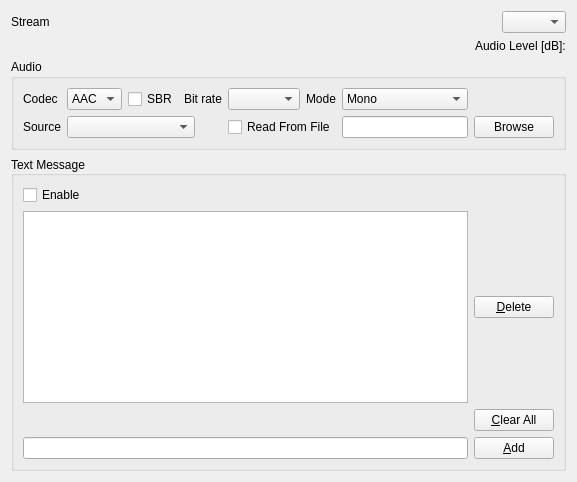
      <widget class="QWidget" name="Audio" >
       <attribute name="title" >
        <string>Audio</string>
       </attribute>
       <layout class="QGridLayout" name="gridLayout_5" >
        <item row="0" column="0" >
         <layout class="QHBoxLayout" name="horizontalLayout_10" >
          <item>
           <widget class="QLabel" name="TextLabel10" >
            <property name="sizePolicy" >
             <sizepolicy vsizetype="Fixed" hsizetype="Preferred" >
              <horstretch>0</horstretch>
              <verstretch>0</verstretch>
             </sizepolicy>
            </property>
            <property name="text" >
             <string>Stream</string>
            </property>
            <property name="wordWrap" >
             <bool>false</bool>
            </property>
           </widget>
          </item>
          <item>
           <widget class="QComboBox" name="ComboBoxAudioStreamNo" >
            <property name="maximumSize" >
             <size>
              <width>64</width>
              <height>32767</height>
             </size>
            </property>
           </widget>
          </item>
         </layout>
        </item>
        <item row="1" column="0" >
         <layout class="QHBoxLayout" name="horizontalLayout_9" >
          <item>
           <widget class="QwtThermo" name="ProgrInputLevel" >
            <property name="sizePolicy" >
             <sizepolicy vsizetype="Minimum" hsizetype="Expanding" >
              <horstretch>0</horstretch>
              <verstretch>0</verstretch>
             </sizepolicy>
            </property>
            <property name="whatsThis" >
             <string>&lt;b>Input Level:&lt;/b> The input level meter shows the relative input signal peak level in dB. If the level is too high, the meter turns from green to red.</string>
            </property>
           </widget>
          </item>
          <item>
           <widget class="QLabel" name="TextLabelAudioLevel" >
            <property name="text" >
             <string>Audio Level [dB]:</string>
            </property>
            <property name="alignment" >
             <set>Qt::AlignLeading|Qt::AlignLeft|Qt::AlignTop</set>
            </property>
            <property name="wordWrap" >
             <bool>false</bool>
            </property>
           </widget>
          </item>
         </layout>
        </item>
        <item row="2" column="0" >
         <widget class="QGroupBox" name="GroupBoxAudioConfig" >
          <property name="sizePolicy" >
           <sizepolicy vsizetype="Fixed" hsizetype="Preferred" >
            <horstretch>0</horstretch>
            <verstretch>0</verstretch>
           </sizepolicy>
          </property>
          <property name="title" >
           <string>Audio</string>
          </property>
          <layout class="QGridLayout" name="gridLayout_3" >
           <item row="0" column="0" >
            <widget class="QLabel" name="TextLabelCodec" >
             <property name="text" >
              <string>Codec</string>
             </property>
             <property name="wordWrap" >
              <bool>false</bool>
             </property>
            </widget>
           </item>
           <item row="0" column="1" >
            <widget class="QComboBox" name="ComboBoxCodec" >
             <item>
              <property name="text" >
               <string>AAC</string>
              </property>
             </item>
            </widget>
           </item>
           <item row="0" column="2" >
            <widget class="QCheckBox" name="CheckBoxSBR" >
             <property name="text" >
              <string>SBR</string>
             </property>
            </widget>
           </item>
           <item row="0" column="3" >
            <widget class="QLabel" name="TextLabelAudioBitrate" >
             <property name="text" >
              <string>Bit rate</string>
             </property>
             <property name="wordWrap" >
              <bool>false</bool>
             </property>
            </widget>
           </item>
           <item row="0" column="4" >
            <widget class="QComboBox" name="ComboBoxAudioBitrate" />
           </item>
           <item row="0" column="5" >
            <widget class="QLabel" name="TextLabel2" >
             <property name="text" >
              <string>Mode</string>
             </property>
             <property name="wordWrap" >
              <bool>false</bool>
             </property>
            </widget>
           </item>
           <item row="0" column="6" >
            <widget class="QComboBox" name="ComboBoxAudioMode" >
             <property name="maximumSize" >
              <size>
               <width>126</width>
               <height>32767</height>
              </size>
             </property>
             <property name="toolTip" >
              <string>Mono/Stereo</string>
             </property>
             <item>
              <property name="text" >
               <string>Mono</string>
              </property>
             </item>
             <item>
              <property name="text" >
               <string>LC Stereo</string>
              </property>
             </item>
             <item>
              <property name="text" >
               <string>Parametric Stereo</string>
              </property>
             </item>
            </widget>
           </item>
           <item row="1" column="0" >
            <widget class="QLabel" name="TextLabelAudioSource" >
             <property name="text" >
              <string>Source</string>
             </property>
             <property name="wordWrap" >
              <bool>false</bool>
             </property>
            </widget>
           </item>
           <item row="1" column="1" colspan="3" >
            <widget class="QComboBox" name="ComboBoxAudioSource" >
             <property name="maximumSize" >
              <size>
               <width>128</width>
               <height>32767</height>
              </size>
             </property>
            </widget>
           </item>
           <item row="1" column="4" colspan="2" >
            <widget class="QCheckBox" name="CheckBoxAudioSourceIsFile" >
             <property name="text" >
              <string>Read From File</string>
             </property>
            </widget>
           </item>
           <item row="1" column="6" >
            <widget class="QLineEdit" name="LineEditAudioSourceFile" >
             <property name="maximumSize" >
              <size>
               <width>128</width>
               <height>32767</height>
              </size>
             </property>
            </widget>
           </item>
           <item row="1" column="7" >
            <widget class="QPushButton" name="PushButtonAudioSourceFileBrowse" >
             <property name="text" >
              <string>Browse</string>
             </property>
            </widget>
           </item>
          </layout>
         </widget>
        </item>
        <item row="3" column="0" >
         <widget class="QGroupBox" name="GroupBoxTextMessage" >
          <property name="sizePolicy" >
           <sizepolicy vsizetype="Expanding" hsizetype="Preferred" >
            <horstretch>0</horstretch>
            <verstretch>0</verstretch>
           </sizepolicy>
          </property>
          <property name="title" >
           <string>Text Message</string>
          </property>
          <property name="alignment" >
           <set>Qt::AlignLeading|Qt::AlignLeft|Qt::AlignVCenter</set>
          </property>
          <layout class="QGridLayout" name="gridLayout" >
           <item row="0" column="0" colspan="2" >
            <widget class="QCheckBox" name="CheckBoxEnableTextMessage" >
             <property name="enabled" >
              <bool>true</bool>
             </property>
             <property name="sizePolicy" >
              <sizepolicy vsizetype="Fixed" hsizetype="MinimumExpanding" >
               <horstretch>0</horstretch>
               <verstretch>0</verstretch>
              </sizepolicy>
             </property>
             <property name="text" >
              <string>Enable</string>
             </property>
             <property name="checked" >
              <bool>false</bool>
             </property>
            </widget>
           </item>
           <item row="1" column="1" >
            <widget class="QPushButton" name="PushButtonDeleteText" >
             <property name="text" >
              <string>&amp;Delete</string>
             </property>
            </widget>
           </item>
           <item row="2" column="1" >
            <widget class="QPushButton" name="PushButtonClearAllText" >
             <property name="text" >
              <string>&amp;Clear All</string>
             </property>
            </widget>
           </item>
           <item row="3" column="0" >
            <widget class="QLineEdit" name="LineEditTextMessage" />
           </item>
           <item row="3" column="1" >
            <widget class="QPushButton" name="PushButtonAddText" >
             <property name="text" >
              <string>&amp;Add</string>
             </property>
            </widget>
           </item>
           <item row="1" column="0" >
            <widget class="QTreeView" name="treeViewTextMessages" >
             <property name="rootIsDecorated" >
              <bool>false</bool>
             </property>
             <property name="allColumnsShowFocus" >
              <bool>true</bool>
             </property>
            </widget>
           </item>
          </layout>
         </widget>
        </item>
       </layout>
      </widget>
